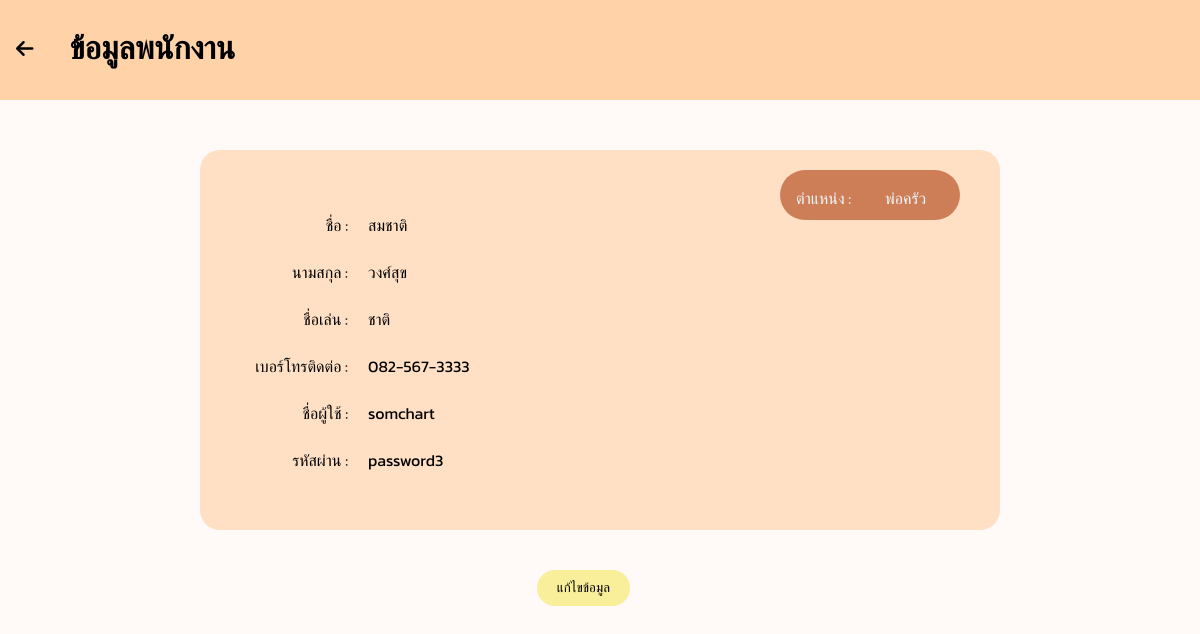
The page /infoEmp.php?id=3 on the database its author committed.
### tables this page shows
CREATE TABLE "employee" (
	"id"	INTEGER,
	"FirstName"	TEXT,
	"LastName"	TEXT,
	"NickName"	TEXT,
	"Tel"	INTEGER,
	"Username"	TEXT,
	"Password"	TEXT,
	"Position"	TEXT,
	PRIMARY KEY("id" AUTOINCREMENT)
);

### infoEmp.php (the view, shortened to what this page needs)
<!DOCTYPE html>
<html lang="en">
<head>
    <link rel="stylesheet" type="text/css"
        href="https://cdnjs.cloudflare.com/ajax/libs/font-awesome/6.4.2/css/all.min.css">
</head>
<body>
    <div class="head">
        <button id="arrow"><a
                href="manageEmp.php" style="text-decoration:none; color: #000;">
                <i class="fa-solid fa-arrow-left"></i></a>
        </button>
        <h1 style="padding: 30px; margin: 0%;">ข้อมูลพนักงาน</h1>
    </div>
    <div class="box">
        <?php
        if (isset($_GET['id'])) {
            $db = new MyDB();
            $id = $_GET['id'];
            $sql = "SELECT * FROM employee WHERE id = $id";
            $result = $db->query($sql);
            if ($row = $result->fetchArray()) {
                $firstName = $row['FirstName'];
                $lastName = $row['LastName'];
                $nickName = $row['NickName'];
                $tel = $row['Tel'];
                $username = $row['Username'];
                $password = $row['Password'];
                $position = $row['Position'];
            } else {
                echo "ไม่พบข้อมูลพนักงาน";
            }
        }
        ?>
        <div class="sbox">
            <div style="height: 50px;">
                <div id="job">
                    <p><label for='job' id="jobx">ตำแหน่ง : </label></p>
                    <p><?php echo isset($position) ? $position : ''; ?></p>
                </div>
            </div>
            <table>
                <tr>
                    <td id="infox"><label for='FirstName'>ชื่อ : </label></td>
                    <td id="info"><?php echo isset($firstName) ? $firstName : ''; ?></td>
                </tr>
                <tr>
                    <td id="infox"><label for='LastName'>นามสกุล : </label></td>
                    <td id="info"><?php echo isset($lastName) ? $lastName : ''; ?></td>
                </tr>
                <tr>
                    <td id="infox"><label for='NickName'>ชื่อเล่น : </label></td>
                    <td id="info"><?php echo isset($nickName) ? $nickName : ''; ?></td>
                </tr>
                <tr>
                    <td id="infox"><label for='Tel'>เบอร์โทรติดต่อ : </label></td>
                    <td id="info"><?php echo isset($tel) ? $tel : ''; ?></td>
                </tr>
                <tr>
                    <td id="infox"><label for='Username'>ชื่อผู้ใช้ : </label></td>
                    <td id="info"><?php echo isset($username) ? $username : ''; ?></td>
                </tr>
                <tr>
                    <td id="infox"><label for='Password'>รหัสผ่าน : </label></td>
                    <td id="info"><?php echo isset($password) ? $password : ''; ?></td>
                </tr>
            </table>
        </div>
        <div class="buttons">
            <button id="edit"><a href="editInfo.php?id=<?php echo isset($id) ? $id : ''; ?>"
                    style="text-decoration:none; color: #000;">แก้ไขข้อมูล</button>
        </div>
    </div>
</body>
</html>

### infoEmp.php (style rules this page uses)
.head { background-color: #FFD2A8; width: 100%; height: 76px; margin: 0px; padding: 24px 0px 0px 10px; }
body { margin: 0%; background-color: #FFFAF7; font-family: "Kanit", sans-serif; font-weight: 400; }
.box { margin: 50px 200px 100px 200px; }
.sbox { background-color: #FFE0C4; width: 800px; height: 380px; border-radius: 20px; }
#job { float: right; background-color: #cd7e56; margin: 20px 40px 40px 40px; width: 180px; height: 50px; border-radius: 25px; justify-content: center; align-items: center; text-align: center; color: aliceblue; }
.buttons { float: right; margin: 20px 350px 20px 10px; padding: 20px; }
#edit { background-color: #F9EE99; border-radius: 30px; border: none; padding: 10px 20px 10px 20px; }
i { color: #000000; font-size: 20px; }
#arrow { float: left; background-color: #FFD2A8; margin-top: 14px; border: none; }
h1 { display: inline; }
label { float: right; }
#jobx { float: left; margin-left: 16px; }
#info { padding-left: 17px; margin: 10px 0px 10px 20px; }
tr { height: 45px; }
td { width: 145px; }

### rows shown on the page
employee: Position "พ่อครัว", FirstName "สมชาติ", LastName "วงศ์สุข", NickName "ชาติ", Tel "082-567-3333", Username "somchart", Password "password3"
